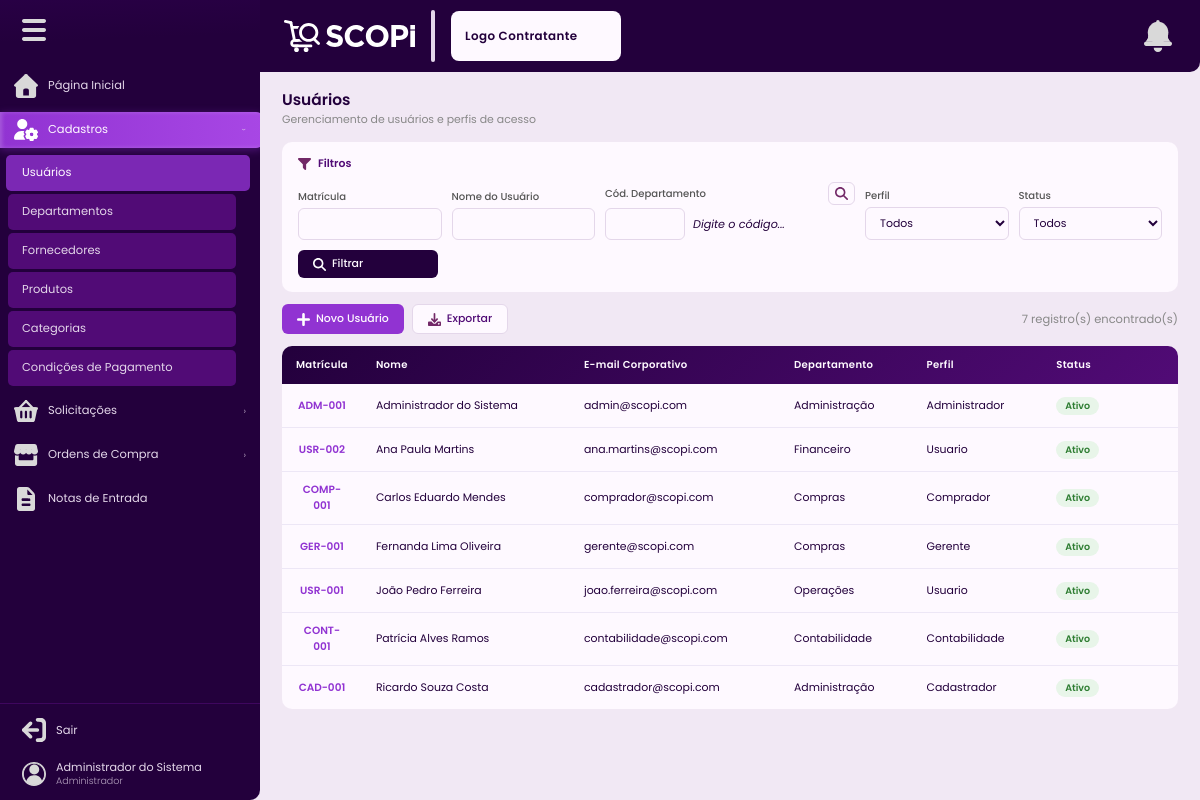
Before: /usuarios (signed in) with the older database file.
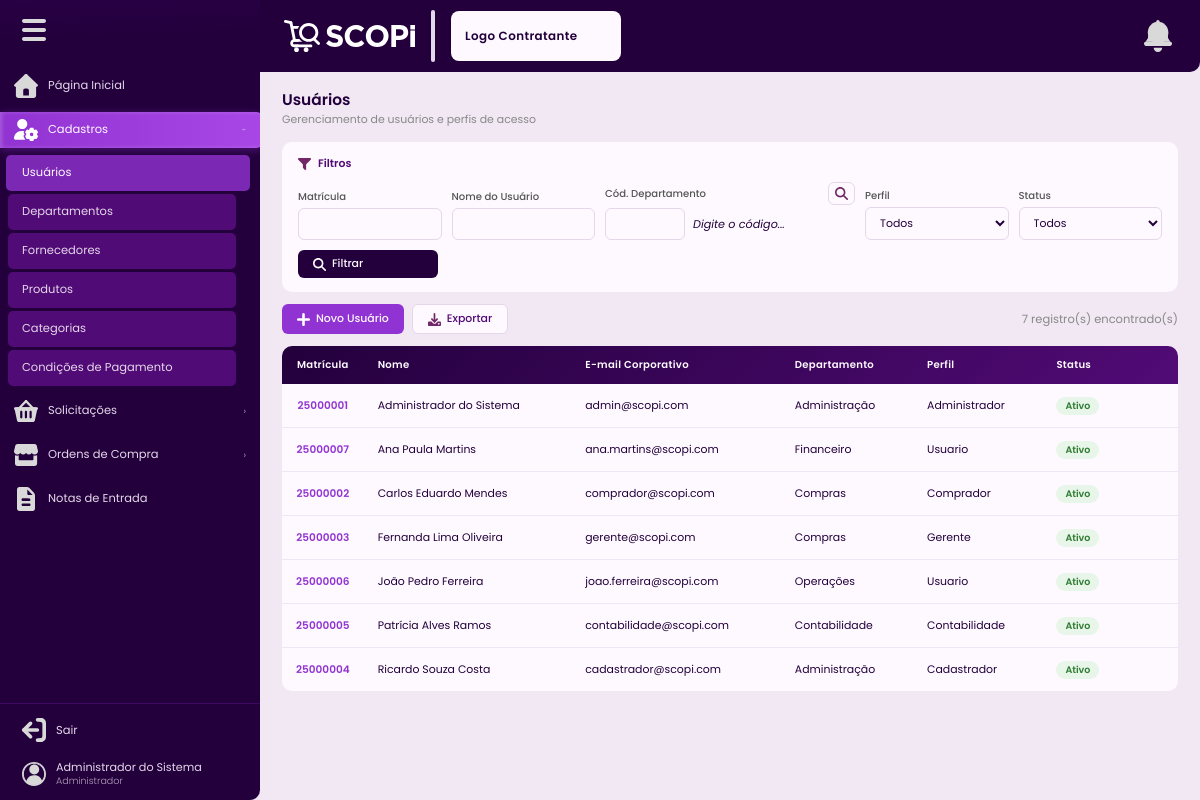
After: the same page with the newer database file.
### tables this page shows
CREATE TABLE IF NOT EXISTS usuarios (
    id               INT UNSIGNED AUTO_INCREMENT PRIMARY KEY,
    nome             VARCHAR(150)  NOT NULL,
    email            VARCHAR(150)  NOT NULL UNIQUE,
    senha            VARCHAR(255)  NOT NULL,
    matricula        VARCHAR(30)   NULL,
    contato          VARCHAR(30)   NULL,
    departamento_id  INT UNSIGNED  NULL,
    perfil           ENUM('administrador','cadastrador','comprador','gerente','contabilidade','usuario') NOT NULL DEFAULT 'usuario',
    situacao         ENUM('ativo','inativo') NOT NULL DEFAULT 'ativo',
    tentativas_falhas TINYINT UNSIGNED NOT NULL DEFAULT 0,
    ultima_tentativa DATETIME     NULL,
    criado_em        DATETIME     NOT NULL DEFAULT CURRENT_TIMESTAMP,
    atualizado_em    DATETIME     NULL ON UPDATE CURRENT_TIMESTAMP,
    INDEX idx_email    (email),
    INDEX idx_situacao (situacao),
    INDEX idx_perfil   (perfil)
);

CREATE TABLE IF NOT EXISTS departamentos (
    id           INT UNSIGNED AUTO_INCREMENT PRIMARY KEY,
    nome         VARCHAR(120)  NOT NULL,
    codigo       VARCHAR(20)   NOT NULL UNIQUE,
    gerente_id   INT UNSIGNED  NULL,
    situacao     ENUM('ativo','inativo') NOT NULL DEFAULT 'ativo',
    criado_em    DATETIME      NOT NULL DEFAULT CURRENT_TIMESTAMP,
    atualizado_em DATETIME     NULL ON UPDATE CURRENT_TIMESTAMP,
    INDEX idx_situacao (situacao),
    CONSTRAINT fk_departamento_gerente FOREIGN KEY (gerente_id) REFERENCES usuarios(id) ON DELETE SET NULL
);

### Controllers/BaseController.php (called while the page is built, shortened)
<?php
class BaseController{
    protected function renderizar(string $view, array $variaveis = []): void {
        extract($variaveis);
        if (!isset($usuario)) {
            $usuario = Auxiliares::usuarioLogado();
        }
        require_once __DIR__ . '/../Views/templates/header.php';
        require_once __DIR__ . '/../Views/' . $view . '.php';
        require_once __DIR__ . '/../Views/templates/footer.php';
    }
}

### Controllers/UsuarioControlador.php (called while the page is built, shortened)
<?php
class UsuarioControlador extends BaseController {
    private UsuarioModelo $modelo;
    public function __construct() {
        $this->modelo = new UsuarioModelo();
    }
    public function listar(): void {
        $usuario = Auxiliares::usuarioLogado();
        $filtros = $_GET;
        $departamentoId = ($usuario['perfil'] ?? '') === 'gerente' ? (int) $usuario['departamento_id'] : null;
        $usuarios = $this->modelo->listarComFiltros($filtros, $departamentoId);
        $this->renderizar('cadastros/usuarios', compact('usuarios', 'departamentos', 'filtros'));
    }
}

### index.php (called while the page is built, shortened)
<?php
require_once __DIR__ . '/Autoloader.php';
$routes = require __DIR__ . '/Config/Routes.php';
$uri = parse_url($_SERVER['REQUEST_URI'] ?? '/', PHP_URL_PATH) ?: '/';
$uri = '/' . trim($uri, '/');
$uri = $uri === '//' ? '/' : $uri;
function matchRoute(string $uri, array $routes): array
{
    foreach ($routes as $route => $handler) {
        $pattern = preg_replace('/\{[^\/]+\}/', '([^\/]+)', $route);
        $pattern = '#^' . rtrim($pattern, '/') . '$#';
        if (preg_match($pattern, rtrim($uri, '/') ?: '/', $matches)) {
            array_shift($matches);
            return [$handler, $matches];
        }
    }
    return [null, []];
}
[$handler, $params] = matchRoute($uri, $routes);
[$controllerName, $method] = $handler;
$controller = new $className();
call_user_func_array([$controller, $method], $params);

### Config/Auxiliares.php (called while the page is built, shortened)
<?php
class Auxiliares {
    public static function usuarioLogado(): array {
        return [
            'id'              => $_SESSION['usuario_id']              ?? null,
            'nome'            => $_SESSION['usuario_nome']            ?? '',
            'email'           => $_SESSION['usuario_email']           ?? '',
            'perfil'          => $_SESSION['usuario_perfil']          ?? '',
            'departamento_id' => $_SESSION['usuario_departamento_id'] ?? null,
        ];
    }
    public static function escapar(?string $valor): string {
        return htmlspecialchars($valor ?? '', ENT_QUOTES, 'UTF-8');
    }
}

### Models/ModeloBase.php (called while the page is built, shortened)
<?php
abstract class ModeloBase {
    public function __construct() {
        $this->bd = BancoDados::obterInstancia()->obterConexao();
    }
}

### Autoloader.php (called while the page is built, shortened)
<?php
class Autoloader
{
    public static function register()
    {
        spl_autoload_register(function ($class) {
            $file = str_replace('\\', DIRECTORY_SEPARATOR, $class).'.php';
            if (file_exists($file)) {
                return true;
            }
            return false;
        });
    }
}

### Config/BancoDados.php (called while the page is built, shortened)
<?php
class BancoDados {
    private static ?self $instancia = null;
    private \PDO $conexao;
    private function __construct() {
        $hospedeiro = getenv('DB_HOST') ?: 'mysql';
        $nomeBanco  = getenv('NAME') ?: 'scopi';
        $usuario    = getenv('USER') ?: 'root';
        $senha      = getenv('PASS') !== false ? getenv('PASS') : 'root';
        $port       = getenv('DB_PORT') ?: '3306';
        $dsn = "mysql:host={$hospedeiro};dbname={$nomeBanco};port={$port};charset=utf8mb4";
        $this->conexao = new \PDO($dsn, $usuario, $senha, [
            \PDO::ATTR_ERRMODE            => \PDO::ERRMODE_EXCEPTION,
            \PDO::ATTR_DEFAULT_FETCH_MODE => \PDO::FETCH_ASSOC,
            \PDO::ATTR_EMULATE_PREPARES   => false,
        ]);
    }
    public static function obterInstancia(): self {
        if (self::$instancia === null) self::$instancia = new self();
        return self::$instancia;
    }
    public function obterConexao(): \PDO {
        return $this->conexao;
    }
}

### Models/UsuarioModelo.php (called while the page is built, shortened)
<?php
class UsuarioModelo extends ModeloBase {
    public function listarComFiltros(array $filtros = [], ?int $departamentoId = null): array {
        $sql = "SELECT u.*, d.nome AS nome_departamento, d.codigo AS departamento_codigo FROM usuarios u
                LEFT JOIN departamentos d ON d.id = u.departamento_id WHERE 1=1";
        $p = [];
        $sql .= ' ORDER BY u.nome ASC';
        $q = $this->bd->prepare($sql);
        $q->execute($p);
        return $q->fetchAll();
    }
}

### Views/cadastros/usuarios.php (the view, shortened to what the rows shown need)
<div class="pagina-cabecalho">
  <h1 class="pagina-titulo">Usuários</h1>
</div>
<div class="painel-filtros">
  <form method="GET" action="<?= BASE_URL ?>/usuarios">
    <?php $isGerente = ($usuario['perfil'] ?? '') === 'gerente'; ?>
    <div class="filtros-campos">
      <div class="campo-filtro" style="min-width:250px;">
        <div style="display:flex;gap:8px;align-items:center;">
          <input type="text" name="departamento_codigo" id="filtroDepCodigo" value="<?= Auxiliares::escapar($filtros['departamento_codigo'] ?? '') ?>" style="width:80px;text-transform:uppercase;" onblur="buscarDepartamentoFiltro(this.value)" <?= $isGerente ? 'readonly style="cursor:not-allowed;"' : '' ?>>
          <span id="filtroDepNome" style="font-size:0.8rem;color:var(--texto-secundario);font-style:italic;white-space:nowrap;overflow:hidden;text-overflow:ellipsis;">Digite o código...</span>
        </div>
      </div>
    </div>
  </form>
</div>
<div class="tabela-container">
  <table class="tabela" id="tabelaUsuarios">
    <thead>
      <tr>
        <th>Matrícula</th>
        <th>Nome</th>
        <th>E-mail Corporativo</th>
        <th>Departamento</th>
        <th>Perfil</th>
        <th>Status</th>
        <th class="coluna-acoes"></th>
      </tr>
    </thead>
    <tbody>
      <?php if (empty($usuarios)): ?>
        <tr><td colspan="7" style="text-align:center;padding:32px;color:#888;">Nenhum usuário encontrado.</td></tr>
      <?php else: ?>
        <?php foreach ($usuarios as $u): ?>
          <tr>
            <td>
              <span class="cod-clicavel" onclick="Scopi.abrirRegistro('modalUsuario','formUsuario','/usuarios/dados',<?= $u['id'] ?>,'visualizar')" title="Clique para visualizar">
                <?= Auxiliares::escapar($u['matricula']) ?>
              </span>
            </td>
            <td><?= Auxiliares::escapar($u['nome']) ?></td>
            <td><?= Auxiliares::escapar($u['email']) ?></td>
            <td><?= Auxiliares::escapar($u['nome_departamento'] ?? '—') ?></td>
            <td><?= ucfirst(Auxiliares::escapar($u['perfil'])) ?></td>
            <td><span class="badge badge-<?= $u['situacao'] ?>"><?= ucfirst($u['situacao']) ?></span></td>
            <td class="coluna-acoes">
            </td>
          </tr>
        <?php endforeach; ?>
      <?php endif; ?>
    </tbody>
  </table>
</div>

### Views/templates/header.php (shortened to what the rows shown need)
<?php
$usuario     = $usuario ?? Auxiliares::usuarioLogado();
?>
<!DOCTYPE html>
<html lang="pt-BR">
<head>
  <link rel="stylesheet" href="<?= BASE_URL ?>/public/assets/css/estilo.css">
</head>
<body>
<div class="layout">
<aside class="sidebar" id="sidebar">
  <div class="sidebar-rodape">
    <div class="sidebar-usuario">
      <div class="info-usr">
        <div class="nome-usr"><?= Auxiliares::escapar($usuario['nome']) ?></div>
        <div class="perfil-usr"><?= ucfirst(Auxiliares::escapar($usuario['perfil'])) ?></div>
      </div>
    </div>
  </div>
</aside>
<div class="conteudo">
  <main class="pagina">

Changed rows visible on the page:
changed usuarios "Administrador do Sistema": matricula "ADM-001" → "25000001"
changed usuarios "Ana Paula Martins": matricula "USR-002" → "25000007"
changed usuarios "Carlos Eduardo Mendes": matricula "COMP-001" → "25000002"
changed usuarios "Fernanda Lima Oliveira": matricula "GER-001" → "25000003"
changed usuarios "João Pedro Ferreira": matricula "USR-001" → "25000006"
changed usuarios "Patrícia Alves Ramos": matricula "CONT-001" → "25000005"
changed usuarios "Ricardo Souza Costa": matricula "CAD-001" → "25000004"
